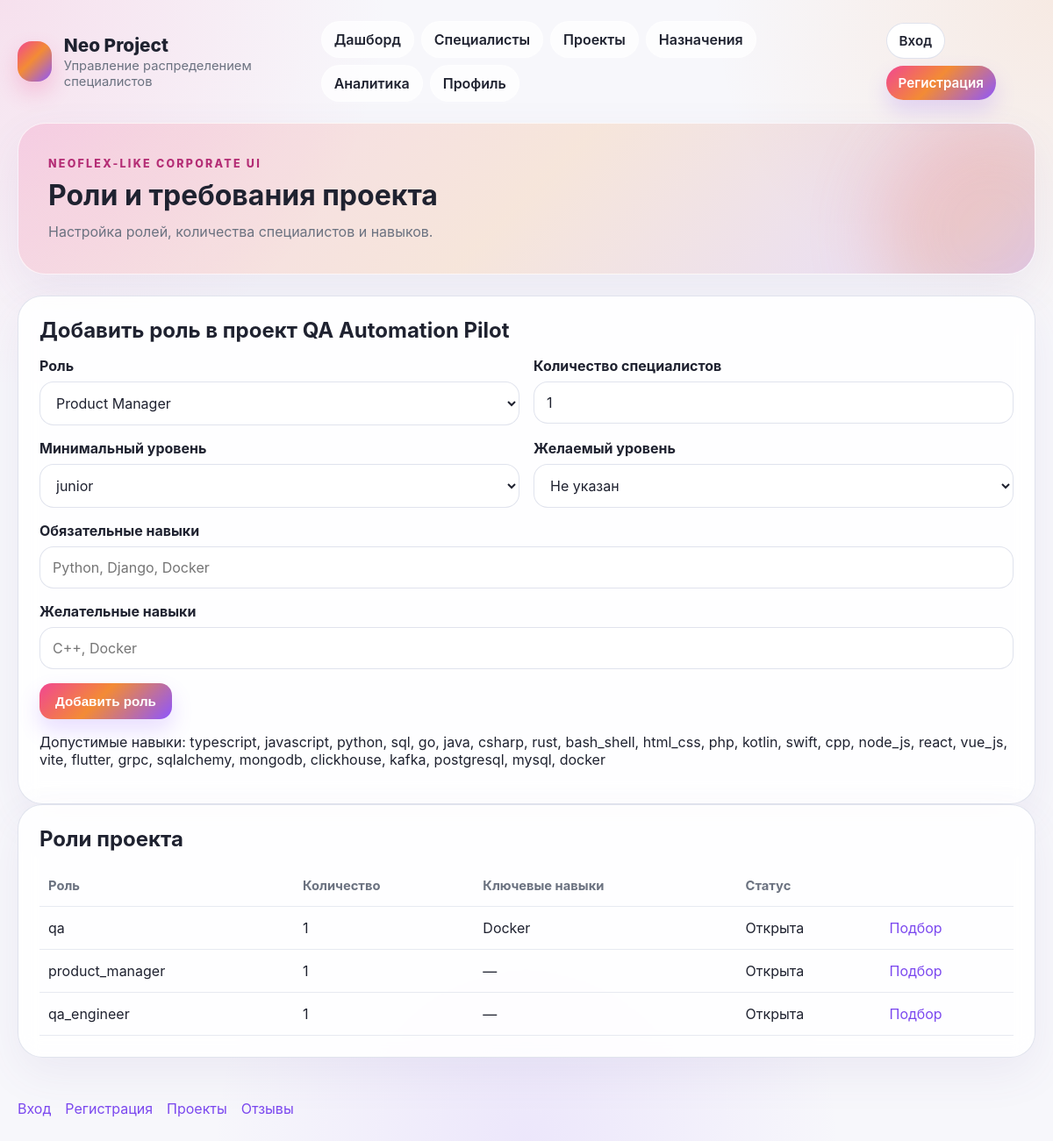
Page /projects/3/roles/ on the committed database.
### db/models.py (models this page shows, shortened)
class Project(models.Model):
    name = models.CharField(max_length=255)
    description = models.TextField()
    start_date = models.DateField()
    end_date = models.DateField(null=True, blank=True)
    budget = models.DecimalField(max_digits=12, decimal_places=2)
    expected_result = models.TextField()
    manager = models.ForeignKey(
        User,
        on_delete=models.RESTRICT,
        related_name="managed_projects",
        limit_choices_to={"role": Role.PROJECT_MANAGER},
    )
    status = models.CharField(max_length=50, choices=ProjectStatus.choices, db_index=True)
    class Meta:
        db_table = "projects"
        constraints = [
            models.CheckConstraint(
                check=Q(budget__gte=0),
                name="chk_projects_budget",
            ),
            models.CheckConstraint(
                check=Q(end_date__isnull=True) | Q(end_date__gte=F("start_date")),
                name="chk_projects_dates",
            ),
        ]

class ProjectRequirement(models.Model):
    project = models.ForeignKey(
        Project,
        on_delete=models.CASCADE,
        related_name="requirements",
    )
    profession = models.CharField(max_length=50, choices=Profession.choices, db_index=True)
    required_level = models.CharField(max_length=50, choices=Level.choices, db_index=True)
    desired_level = models.CharField(
        max_length=50,
        choices=Level.choices,
        null=True,
        blank=True,
        db_index=True,
    )
    specialists_count = models.PositiveIntegerField()
    class Meta:
        db_table = "project_requirements"
        constraints = [
            models.CheckConstraint(
                check=Q(specialists_count__gt=0),
                name="chk_project_requirements_specialists_count",
            ),
        ]

### api/views.py (the view, shortened to what this page needs)
# urls.py: path('projects/<int:pk>/roles/', views.project_roles_view, name='project_roles'),
def project_roles_view(request, pk):
    project = get_object_or_404(Project, pk=pk)
    roles = []
    for role in project.requirements.prefetch_related("required_skills").all():
        roles.append(
            {
                "id": role.id,
                "title": role.profession,
                "count": role.specialists_count,
                "must_have": ", ".join(role.required_skills.values_list("skill", flat=True)) or "—",
                "status": "Открыта",
            }
        )
    return _page(
        request,
        "pages/project_roles.html",
        "Роли и требования проекта",
        "Настройка ролей, количества специалистов и навыков.",
        project=project,
        project_id=pk,
        roles=roles,
        profession_choices=Profession.choices,
        level_choices=Level.choices,
        skill_choices=Skill.choices,
    )

### api/views.py (called while the page is built)
def _current_user(request):
    user_id = request.session.get("api_user_id")
    if not user_id:
        return None
    return User.objects.filter(pk=user_id).first()

def _page(request, template_name, page_title, page_description, **context):
    context.update({
        'page_title': page_title,
        'page_description': page_description,
        'current_user': _current_user(request),
    })
    return render(request, template_name, context)

### templates/pages/project_roles.html (shortened to what this page needs)
{% extends 'base.html' %}
{% block content %}
<section class="card form-card">
    <h2>Добавить роль в проект {{ project.name }}</h2>
    <form class="form-grid two-col-form" method="post" action="{% url 'app:project_roles' project.id %}">
        <label><span>Роль</span>
            <select name="profession">
                {% for value, label in profession_choices %}
                <option value="{{ value }}">{{ label }}</option>
                {% endfor %}
            </select>
        </label>
        <label><span>Количество специалистов</span><input name="specialists_count" type="number" value="1" min="1"></label>
        <label><span>Минимальный уровень</span>
            <select name="required_level">
                {% for value, label in level_choices %}
                <option value="{{ value }}">{{ label }}</option>
                {% endfor %}
            </select>
        </label>
        <label><span>Желаемый уровень</span>
            <select name="desired_level">
                <option value="">Не указан</option>
            </select>
        </label>
        <label class="full-width"><span>Обязательные навыки</span><input name="required_skills" type="text" placeholder="Python, Django, Docker"></label>
        <label class="full-width"><span>Желательные навыки</span><input name="desired_skills" type="text" placeholder="C++, Docker"></label>
        <div class="full-width"><button type="submit" class="btn-primary">Добавить роль</button></div>
    </form>
    <p class="muted">Допустимые навыки: {% for value, label in skill_choices %}{{ value }}{% if not forloop.last %}, {% endif %}{% endfor %}</p>
</section>
<section class="table-card card">
    <h2>Роли проекта</h2>
    <table>
        <thead><tr><th>Роль</th><th>Количество</th><th>Ключевые навыки</th><th>Статус</th><th></th></tr></thead>
        <tbody>
            {% for role in roles %}
            <tr>
                <td>{{ role.title }}</td>
                <td>{{ role.count }}</td>
                <td>{{ role.must_have }}</td>
                <td>{{ role.status }}</td>
                <td><a href="{% url 'app:recommendations' role.id %}">Подбор</a></td>
            </tr>
            {% empty %}
            <tr><td colspan="5">Роли ещё не добавлены.</td></tr>
            {% endfor %}
        </tbody>
    </table>
</section>
{% endblock %}

### static/css/style.css (style rules this page uses)
:root { --bg: #f7f7fb; --surface: rgba(255, 255, 255, 0.88); --surface-strong: #ffffff; --text: #1f2230; --muted: #6b7280; --border: rgba(219, 223, 234, 0.85); --shadow: 0 18px 50px rgba(97, 74, 150, 0.08); --gradient: linear-gradient(135deg, #f14692 0%, #f38b35 45%, #8d56ff 100%); --gradient-soft: linear-gradient(135deg, rgba(241, 70, 146, 0.16), rgba(243, 139, 53, 0.16), rgba(141, 86, 255, 0.16)); }
* { box-sizing: border-box; }
body { margin: 0; font-family: Inter, Arial, sans-serif; color: var(--text); background: radial-gradient(circle at top left, rgba(241, 70, 146, 0.13), transparent 25%), radial-gradient(circle at top right, rgba(243, 139, 53, 0.12), transparent 22%), radial-gradient(circle at bottom center, rgba(141, 86, 255, 0.1), transparent 25%), var(--bg); }
a { color: #7b48ef; text-decoration: none; }
.card { background: var(--surface); border: 1px solid var(--border); border-radius: 28px; box-shadow: var(--shadow); padding: 24px; backdrop-filter: blur(12px); }
.card h2 { margin-top: 0; margin-bottom: 16px; }
.btn-primary, .btn-secondary, button { border: none; cursor: pointer; border-radius: 14px; padding: 12px 18px; font-weight: 700; font-size: 0.95rem; }
.btn-primary { background: var(--gradient); color: white; box-shadow: 0 12px 24px rgba(141, 86, 255, 0.2); }
input, select, textarea { width: 100%; border: 1px solid var(--border); border-radius: 16px; padding: 13px 14px; background: rgba(255,255,255,0.85); color: var(--text); font: inherit; }
label span { display: block; font-weight: 700; margin-bottom: 8px; }
.form-grid { display: grid; gap: 16px; }
.two-col-form { grid-template-columns: repeat(2, minmax(0, 1fr)); }
.full-width { grid-column: 1 / -1; }
.table-card table { width: 100%; border-collapse: collapse; }
.table-card th, .table-card td { text-align: left; padding: 14px 10px; border-bottom: 1px solid rgba(219, 223, 234, 0.65); }
.table-card th { color: var(--muted); font-size: 0.92rem; }

### rows in the picture
Project: name "QA Automation Pilot"
ProjectRequirement: title "qa"
ProjectRequirement: title "product_manager"
ProjectRequirement: title "qa_engineer"

### other values in the picture
{{ page_title }} "Роли и требования проекта"
{{ page_description }} "Настройка ролей, количества специалистов и навыков."
{{ value }} "typescript" "javascript" "python" "sql" "go" "java" "csharp" "rust" "bash_shell" "html_css" "php" "kotlin" "swift" "cpp" "node_js" "react" "vue_js" "vite" "flutter" "grpc" "sqlalchemy" "mongodb" "clickhouse" "kafka" "postgresql" "mysql" "docker"
{{ role.count }} "1" "1" "1"
{{ role.must_have }} "Docker" "—" "—"
{{ role.status }} "Открыта" "Открыта" "Открыта"
form field profession "Product Manager"
form field required_level "junior"
